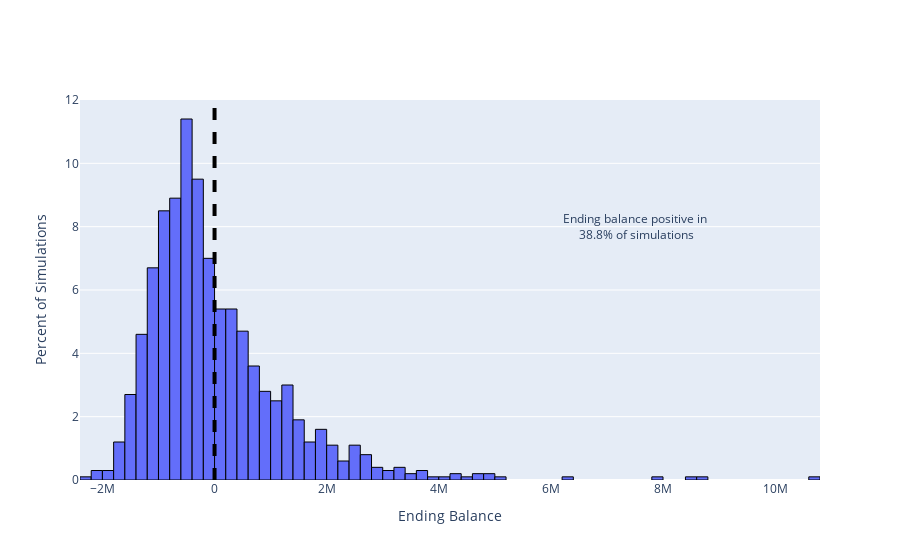

This figure's notebook cell:
### Code cell
# Plot the distribution of alphas
fig = go.Figure()
trace= go.Histogram(x=sims.endbal, histnorm='percent',hovertemplate="<br>%{y:.2}% of simulations <br><extra></extra>")
fig.add_trace(trace)
# some formatting
fig.update_traces(marker_line_width=1, marker_line_color='black')
fig.layout.xaxis["title"] = "Ending Balance"
fig.layout.yaxis["title"] = "Percent of Simulations"
fig.add_vline(x=0, line_width=4, line_dash="dash", line_color="black")
fig.add_annotation(x=sims.endbal.max()*0.7, y=8,
            text="Ending balance positive in <br>"+f'{frac_pos:.1%} of simulations', showarrow=False)
fig.show()

### Figure 1 — Plotly figure (JSON) as saved in the notebook; plotly's stock layout.template omitted (floating-point values rounded to 4 significant figures; data arrays with more than 128 entries replaced by an {"elided": "..."} marker saying what was removed)
{"data": [{"histnorm": "percent", "hovertemplate": "<br>%{y:.2}% of simulations <br><extra></extra>", "marker": {"line": {"color": "black", "width": 1}}, "type": "histogram", "x": {"elided": "1000 float values"}}], "layout": {"annotations": [{"showarrow": false, "text": "Ending balance positive in <br>38.8% of simulations", "x": 7531000.0, "y": 8}], "shapes": [{"line": {"color": "black", "dash": "dash", "width": 4}, "type": "line", "x0": 0, "x1": 0, "xref": "x", "y0": 0, "y1": 1, "yref": "y domain"}], "xaxis": {"title": {"text": "Ending Balance"}}, "yaxis": {"title": {"text": "Percent of Simulations"}}}}
